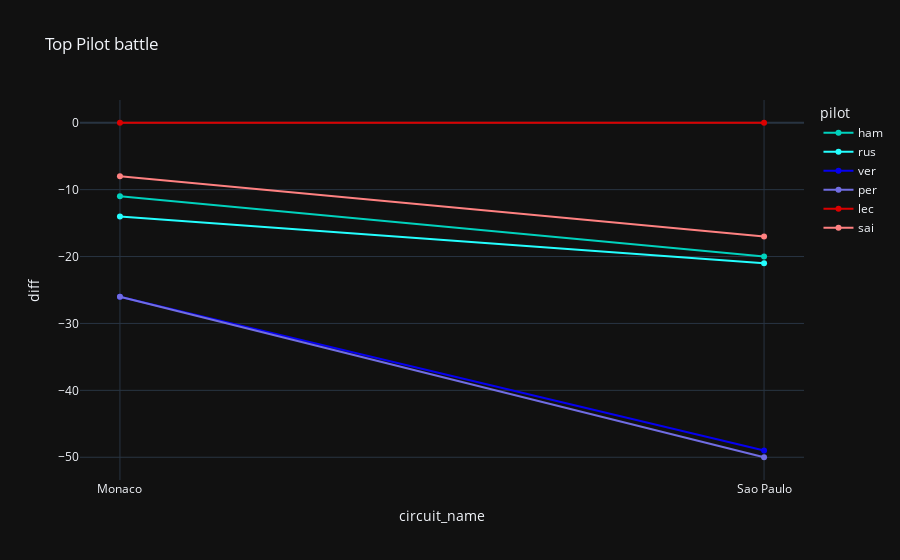

Write notebook code for a chart like this one.
### Markdown cell above
### Frontend

### Code cell
px.line(df_battles_pilot[0], x="circuit_name", y="diff", color="pilot", color_discrete_map=colors["pilot"], title="Top Pilot battle", markers=True, template="plotly_dark")

### Figure 1 — Plotly figure (JSON) as saved in the notebook; plotly's stock layout.template omitted (floating-point values rounded to 4 significant figures)
{"data": [{"hovertemplate": "pilot=ham<br>circuit_name=%{x}<br>diff=%{y}<extra></extra>", "legendgroup": "ham", "line": {"color": "#00d2be", "dash": "solid"}, "marker": {"symbol": "circle"}, "mode": "lines+markers", "name": "ham", "orientation": "v", "showlegend": true, "type": "scatter", "x": ["Monaco", "Sao Paulo"], "xaxis": "x", "y": [-11, -20], "yaxis": "y"}, {"hovertemplate": "pilot=rus<br>circuit_name=%{x}<br>diff=%{y}<extra></extra>", "legendgroup": "rus", "line": {"color": "#24ffff", "dash": "solid"}, "marker": {"symbol": "circle"}, "mode": "lines+markers", "name": "rus", "orientation": "v", "showlegend": true, "type": "scatter", "x": ["Monaco", "Sao Paulo"], "xaxis": "x", "y": [-14, -21], "yaxis": "y"}, {"hovertemplate": "pilot=ver<br>circuit_name=%{x}<br>diff=%{y}<extra></extra>", "legendgroup": "ver", "line": {"color": "#0600ef", "dash": "solid"}, "marker": {"symbol": "circle"}, "mode": "lines+markers", "name": "ver", "orientation": "v", "showlegend": true, "type": "scatter", "x": ["Monaco", "Sao Paulo"], "xaxis": "x", "y": [-26, -49], "yaxis": "y"}, {"hovertemplate": "pilot=per<br>circuit_name=%{x}<br>diff=%{y}<extra></extra>", "legendgroup": "per", "line": {"color": "#716de2", "dash": "solid"}, "marker": {"symbol": "circle"}, "mode": "lines+markers", "name": "per", "orientation": "v", "showlegend": true, "type": "scatter", "x": ["Monaco", "Sao Paulo"], "xaxis": "x", "y": [-26, -50], "yaxis": "y"}, {"hovertemplate": "pilot=lec<br>circuit_name=%{x}<br>diff=%{y}<extra></extra>", "legendgroup": "lec", "line": {"color": "#dc0000", "dash": "solid"}, "marker": {"symbol": "circle"}, "mode": "lines+markers", "name": "lec", "orientation": "v", "showlegend": true, "type": "scatter", "x": ["Monaco", "Sao Paulo"], "xaxis": "x", "y": [0, 0], "yaxis": "y"}, {"hovertemplate": "pilot=sai<br>circuit_name=%{x}<br>diff=%{y}<extra></extra>", "legendgroup": "sai", "line": {"color": "#ff8181", "dash": "solid"}, "marker": {"symbol": "circle"}, "mode": "lines+markers", "name": "sai", "orientation": "v", "showlegend": true, "type": "scatter", "x": ["Monaco", "Sao Paulo"], "xaxis": "x", "y": [-8, -17], "yaxis": "y"}], "layout": {"legend": {"title": {"text": "pilot"}, "tracegroupgap": 0}, "title": {"text": "Top Pilot battle"}, "xaxis": {"anchor": "y", "domain": [0, 1], "title": {"text": "circuit_name"}}, "yaxis": {"anchor": "x", "domain": [0, 1], "title": {"text": "diff"}}}}
